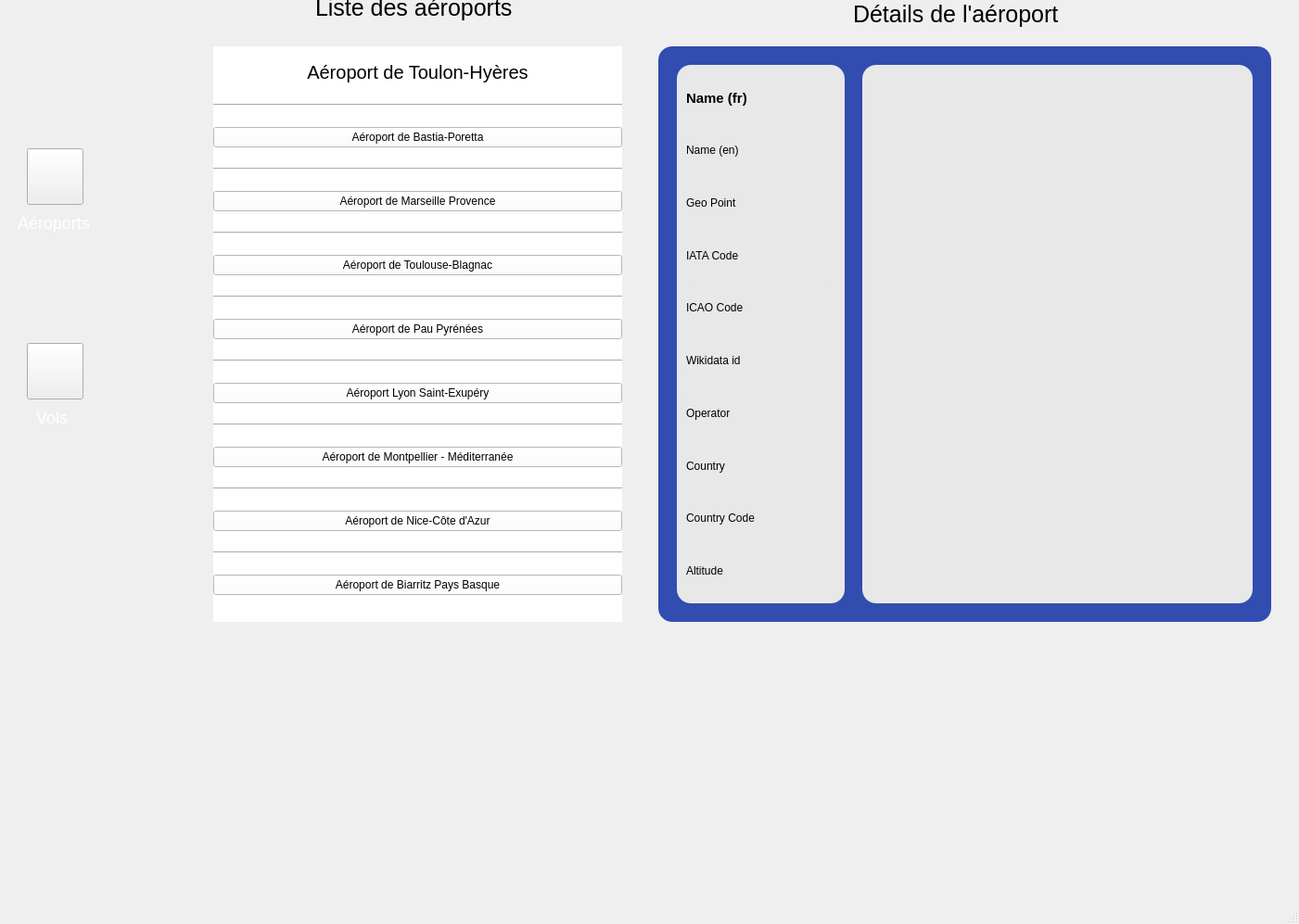
<?xml version="1.0" encoding="UTF-8"?>
<ui version="4.0">
 <class>PlaceHolder</class>
 <widget class="QMainWindow" name="PlaceHolder">
  <property name="geometry">
   <rect>
    <x>0</x>
    <y>0</y>
    <width>1401</width>
    <height>997</height>
   </rect>
  </property>
  <property name="windowTitle">
   <string>MainWindow</string>
  </property>
  <widget class="QWidget" name="centralwidget">
   <widget class="QLabel" name="label">
    <property name="geometry">
     <rect>
      <x>340</x>
      <y>-10</y>
      <width>241</width>
      <height>37</height>
     </rect>
    </property>
    <property name="styleSheet">
     <string notr="true">color: rgb(0, 0, 0);
font-size: 25px;</string>
    </property>
    <property name="text">
     <string>Liste des aéroports</string>
    </property>
   </widget>
   <widget class="QWidget" name="verticalLayoutWidget">
    <property name="geometry">
     <rect>
      <x>-10</x>
      <y>-30</y>
      <width>160</width>
      <height>1082</height>
     </rect>
    </property>
    <layout class="QVBoxLayout" name="verticalLayout">
     <item>
      <widget class="QWidget" name="widget" native="true">
       <property name="minimumSize">
        <size>
         <width>0</width>
         <height>1080</height>
        </size>
       </property>
       <property name="styleSheet">
        <string notr="true">background-color: rgba(14, 47, 164, 0.85);

QLabel {
color: white;
}</string>
       </property>
       <widget class="QLabel" name="companyLabel">
        <property name="geometry">
         <rect>
          <x>10</x>
          <y>10</y>
          <width>141</width>
          <height>20</height>
         </rect>
        </property>
        <property name="styleSheet">
         <string notr="true">background: none;
font-weight: bold;
font-size: 18px;
color: white;</string>
        </property>
        <property name="text">
         <string>Company name</string>
        </property>
       </widget>
       <widget class="QWidget" name="widget_2" native="true">
        <property name="geometry">
         <rect>
          <x>-1</x>
          <y>170</y>
          <width>161</width>
          <height>371</height>
         </rect>
        </property>
        <property name="styleSheet">
         <string notr="true">background: none;</string>
        </property>
        <widget class="QPushButton" name="airportButton">
         <property name="geometry">
          <rect>
           <x>40</x>
           <y>20</y>
           <width>61</width>
           <height>61</height>
          </rect>
         </property>
         <property name="styleSheet">
          <string notr="true">border-image: url(:/icons/icons/airport-64.png);
</string>
         </property>
         <property name="text">
          <string/>
         </property>
         <property name="iconSize">
          <size>
           <width>16</width>
           <height>16</height>
          </size>
         </property>
        </widget>
        <widget class="QLabel" name="airportButtonLabel">
         <property name="geometry">
          <rect>
           <x>30</x>
           <y>90</y>
           <width>101</width>
           <height>20</height>
          </rect>
         </property>
         <property name="styleSheet">
          <string notr="true">font-size: 18px;
color: rgb(255, 255, 255)</string>
         </property>
         <property name="text">
          <string>Aéroports</string>
         </property>
        </widget>
        <widget class="QPushButton" name="flightButton">
         <property name="geometry">
          <rect>
           <x>40</x>
           <y>230</y>
           <width>61</width>
           <height>61</height>
          </rect>
         </property>
         <property name="styleSheet">
          <string notr="true">border-image: url(:/icons/icons/avion-64.png);
</string>
         </property>
         <property name="text">
          <string/>
         </property>
         <property name="iconSize">
          <size>
           <width>16</width>
           <height>16</height>
          </size>
         </property>
        </widget>
        <widget class="QLabel" name="flightButtonLabel">
         <property name="geometry">
          <rect>
           <x>50</x>
           <y>300</y>
           <width>41</width>
           <height>20</height>
          </rect>
         </property>
         <property name="styleSheet">
          <string notr="true">font-size: 18px;
color: rgb(255, 255, 255)</string>
         </property>
         <property name="text">
          <string>Vols</string>
         </property>
        </widget>
       </widget>
      </widget>
     </item>
    </layout>
   </widget>
   <widget class="QWidget" name="widget_3" native="true">
    <property name="geometry">
     <rect>
      <x>710</x>
      <y>50</y>
      <width>661</width>
      <height>621</height>
     </rect>
    </property>
    <property name="styleSheet">
     <string notr="true">background-color: rgba(14, 47, 164, 0.85);

border-radius: 15px;</string>
    </property>
    <widget class="QWidget" name="widget_4" native="true">
     <property name="geometry">
      <rect>
       <x>20</x>
       <y>20</y>
       <width>181</width>
       <height>581</height>
      </rect>
     </property>
     <property name="styleSheet">
      <string notr="true">background-color: rgba(232, 232, 232, 1);</string>
     </property>
     <widget class="QWidget" name="verticalLayoutWidget_2">
      <property name="geometry">
       <rect>
        <x>10</x>
        <y>10</y>
        <width>160</width>
        <height>561</height>
       </rect>
      </property>
      <layout class="QVBoxLayout" name="verticalLayout_2">
       <item>
        <widget class="QLabel" name="frenchNameLabel">
         <property name="styleSheet">
          <string notr="true">font-size: 15px;
color: rgb(0, 0, 0);
font-weight: bold;</string>
         </property>
         <property name="text">
          <string>Name (fr)</string>
         </property>
        </widget>
       </item>
       <item>
        <widget class="QLabel" name="englishNameLabel">
         <property name="text">
          <string>Name (en)</string>
         </property>
        </widget>
       </item>
       <item>
        <widget class="QLabel" name="geoPointLabel">
         <property name="text">
          <string>Geo Point</string>
         </property>
        </widget>
       </item>
       <item>
        <widget class="QLabel" name="iataCodeLabel">
         <property name="text">
          <string>IATA Code</string>
         </property>
        </widget>
       </item>
       <item>
        <widget class="QLabel" name="icaoCodeLabel">
         <property name="text">
          <string>ICAO Code</string>
         </property>
        </widget>
       </item>
       <item>
        <widget class="QLabel" name="wikidataIdLabel">
         <property name="text">
          <string>Wikidata id</string>
         </property>
        </widget>
       </item>
       <item>
        <widget class="QLabel" name="operatorLabel">
         <property name="text">
          <string>Operator</string>
         </property>
        </widget>
       </item>
       <item>
        <widget class="QLabel" name="countryLabel">
         <property name="text">
          <string>Country</string>
         </property>
        </widget>
       </item>
       <item>
        <widget class="QLabel" name="countryCodeLabel">
         <property name="text">
          <string>Country Code</string>
         </property>
        </widget>
       </item>
       <item>
        <widget class="QLabel" name="altitudeLabel">
         <property name="text">
          <string>Altitude</string>
         </property>
        </widget>
       </item>
      </layout>
     </widget>
    </widget>
    <widget class="QWidget" name="widget_5" native="true">
     <property name="geometry">
      <rect>
       <x>220</x>
       <y>20</y>
       <width>421</width>
       <height>581</height>
      </rect>
     </property>
     <property name="styleSheet">
      <string notr="true">background-color: rgb(232, 232, 232)</string>
     </property>
     <widget class="QWidget" name="verticalLayoutWidget_3">
      <property name="geometry">
       <rect>
        <x>9</x>
        <y>9</y>
        <width>401</width>
        <height>561</height>
       </rect>
      </property>
      <layout class="QVBoxLayout" name="verticalLayout_4">
       <item>
        <widget class="QTableView" name="tableView"/>
       </item>
      </layout>
     </widget>
    </widget>
   </widget>
   <widget class="QLabel" name="label_2">
    <property name="geometry">
     <rect>
      <x>920</x>
      <y>0</y>
      <width>251</width>
      <height>31</height>
     </rect>
    </property>
    <property name="styleSheet">
     <string notr="true">color: rgb(0, 0, 0);
font-size: 25px;</string>
    </property>
    <property name="text">
     <string>Détails de l'aéroport</string>
    </property>
   </widget>
   <widget class="QWidget" name="verticalWidget_3" native="true">
    <property name="geometry">
     <rect>
      <x>230</x>
      <y>50</y>
      <width>441</width>
      <height>621</height>
     </rect>
    </property>
    <property name="styleSheet">
     <string notr="true">background: rgb(255, 255, 255);</string>
    </property>
    <layout class="QVBoxLayout" name="verticalLayout_3">
     <item>
      <widget class="QPushButton" name="toulonAirportButton">
       <property name="styleSheet">
        <string notr="true">background: none;
border: none;
color: rgb(0, 0, 0);
font-size: 20px;</string>
       </property>
       <property name="text">
        <string>Aéroport de Toulon-Hyères</string>
       </property>
      </widget>
     </item>
     <item>
      <widget class="Line" name="line_9">
       <property name="styleSheet">
        <string notr="true">color: rgb(0, 0, 0);
width: 5px;
height: 5px;</string>
       </property>
       <property name="orientation">
        <enum>Qt::Horizontal</enum>
       </property>
      </widget>
     </item>
     <item>
      <widget class="QPushButton" name="bastiaAirportButton">
       <property name="styleSheet">
        <string notr="true"/>
       </property>
       <property name="text">
        <string>Aéroport de Bastia-Poretta</string>
       </property>
      </widget>
     </item>
     <item>
      <widget class="Line" name="line_10">
       <property name="styleSheet">
        <string notr="true">color: rgb(0, 0, 0);
width: 2px;
height: 2px;</string>
       </property>
       <property name="orientation">
        <enum>Qt::Horizontal</enum>
       </property>
      </widget>
     </item>
     <item>
      <widget class="QPushButton" name="marseilleAirportButton">
       <property name="text">
        <string>Aéroport de Marseille Provence</string>
       </property>
      </widget>
     </item>
     <item>
      <widget class="Line" name="line_11">
       <property name="orientation">
        <enum>Qt::Horizontal</enum>
       </property>
      </widget>
     </item>
     <item>
      <widget class="QPushButton" name="toulouseAirportButton">
       <property name="text">
        <string>Aéroport de Toulouse-Blagnac</string>
       </property>
      </widget>
     </item>
     <item>
      <widget class="Line" name="line_12">
       <property name="orientation">
        <enum>Qt::Horizontal</enum>
       </property>
      </widget>
     </item>
     <item>
      <widget class="QPushButton" name="pauAirportButton">
       <property name="text">
        <string>Aéroport de Pau Pyrénées</string>
       </property>
      </widget>
     </item>
     <item>
      <widget class="Line" name="line_13">
       <property name="orientation">
        <enum>Qt::Horizontal</enum>
       </property>
      </widget>
     </item>
     <item>
      <widget class="QPushButton" name="lyonAirportButton">
       <property name="text">
        <string>Aéroport Lyon Saint-Exupéry</string>
       </property>
      </widget>
     </item>
     <item>
      <widget class="Line" name="line_14">
       <property name="orientation">
        <enum>Qt::Horizontal</enum>
       </property>
      </widget>
     </item>
     <item>
      <widget class="QPushButton" name="montpellierAirportButton">
       <property name="text">
        <string>Aéroport de Montpellier - Méditerranée</string>
       </property>
      </widget>
     </item>
     <item>
      <widget class="Line" name="line_15">
       <property name="orientation">
        <enum>Qt::Horizontal</enum>
       </property>
      </widget>
     </item>
     <item>
      <widget class="QPushButton" name="niceAirportButton">
       <property name="text">
        <string>Aéroport de Nice-Côte d'Azur</string>
       </property>
      </widget>
     </item>
     <item>
      <widget class="Line" name="line_16">
       <property name="orientation">
        <enum>Qt::Horizontal</enum>
       </property>
      </widget>
     </item>
     <item>
      <widget class="QPushButton" name="biarritzAirportButton">
       <property name="text">
        <string>Aéroport de Biarritz Pays Basque</string>
       </property>
      </widget>
     </item>
    </layout>
    <zorder>bastiaAirportButton</zorder>
    <zorder>toulonAirportButton</zorder>
    <zorder>marseilleAirportButton</zorder>
    <zorder>toulouseAirportButton</zorder>
    <zorder>pauAirportButton</zorder>
    <zorder>lyonAirportButton</zorder>
    <zorder>montpellierAirportButton</zorder>
    <zorder>niceAirportButton</zorder>
    <zorder>biarritzAirportButton</zorder>
    <zorder>line_9</zorder>
    <zorder>line_10</zorder>
    <zorder>line_11</zorder>
    <zorder>line_13</zorder>
    <zorder>line_14</zorder>
    <zorder>line_15</zorder>
    <zorder>line_16</zorder>
    <zorder>line_12</zorder>
   </widget>
  </widget>
  <widget class="QMenuBar" name="menubar">
   <property name="geometry">
    <rect>
     <x>0</x>
     <y>0</y>
     <width>1401</width>
     <height>21</height>
    </rect>
   </property>
  </widget>
  <widget class="QStatusBar" name="statusbar"/>
 </widget>
 <resources/>
 <connections/>
</ui>
